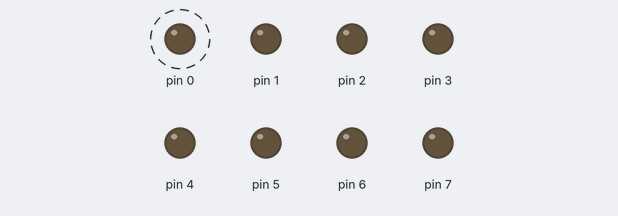
The sketch below on a simulated Arduino Uno, built with avr-gcc and run on an emulated ATmega328P. On the bench: output pins drawn as LEDs (lit = HIGH). Dashed ring = blinking.

Above: at 0.2 s.
At 18.9 s:
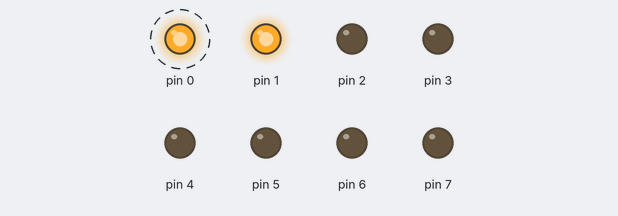
Timing chart, 0 to 26.0 s (numbered marks = the images above):
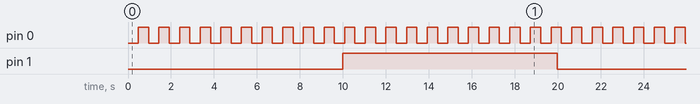

Measured:
- by itself, pin 0: alternates HIGH for 0.48 s and LOW for 0.48 s
- by itself, pin 1: alternates HIGH for 10.0 s and LOW for 10.0 s

The sketch:

Exp_5_Obs_1.1.ino
```cpp
#include<avr/io.h>
#include<avr/interrupt.h>
int count0, count1;
int main(void)
{
  DDRD = 0xFF;
  SREG = 0x80;
  TCCR0A = 0x00;
  TCCR0B = 0x02;
  TIMSK0 = 0x01;
  TCNT0 = 200;
  TCNT2 = 100;
  TCCR2A = 0x00;
  TCCR2B = 0x04;
  TIMSK2 = 0x01;
  while (1)
  {
  }
}
ISR(TIMER0_OVF_vect)
{
  count0++;
  if (count0 == 16000)
  {
    PORTD ^= 1 << 0;
    count0 = 0;
  }
  TCNT0 = 200;
}
ISR(TIMER2_OVF_vect)
{
  count1++;
  if (count1 == 16000)
  {
    PORTD ^= 1 << 1;
    count1 = 0;
  }
  TCNT2 = 100;
}
```
